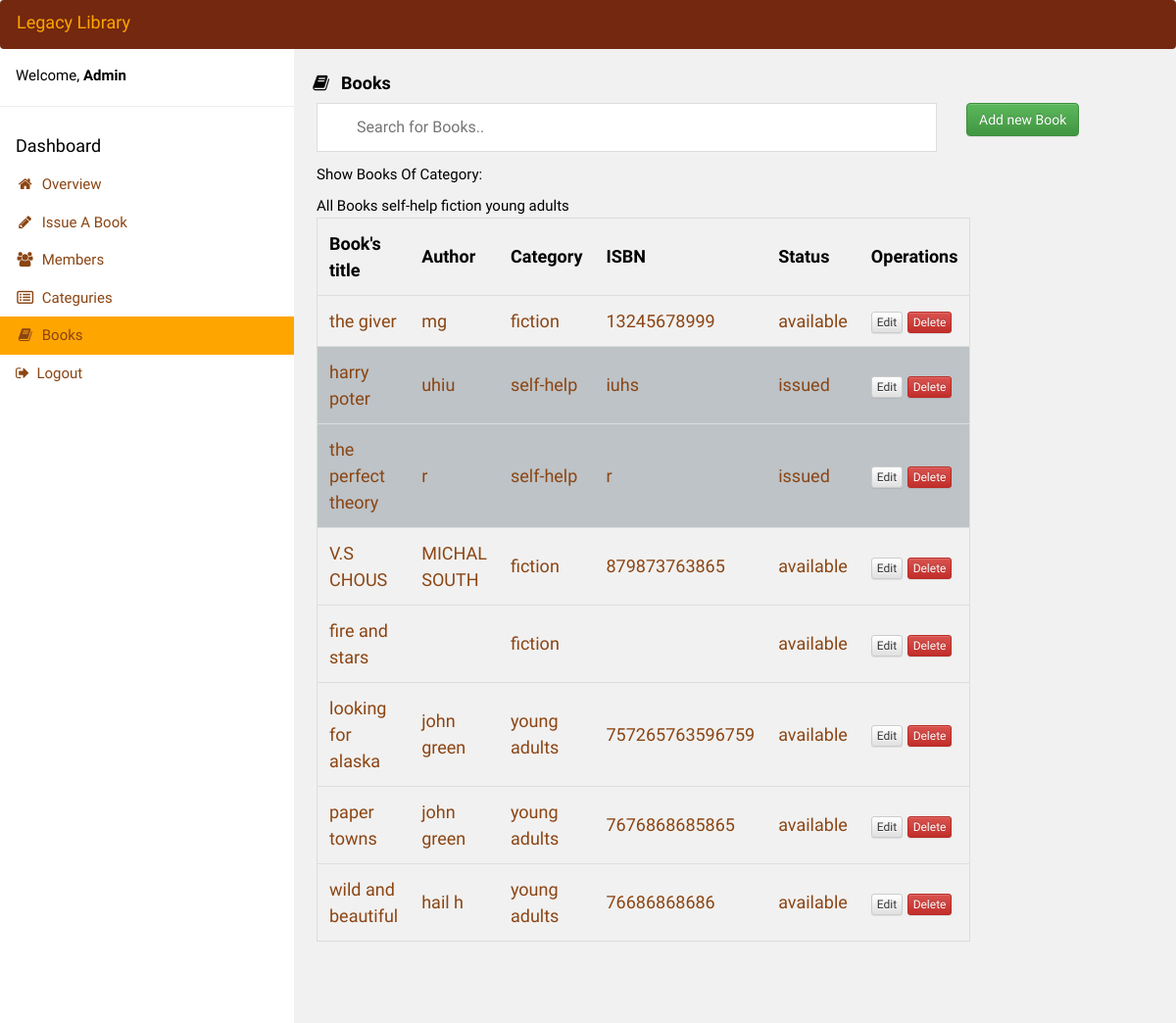
/allbooks2.php (signed in), run on the app's committed database.
### tables this page shows
CREATE TABLE `categories` (
  `ID` int(11) NOT NULL,
  `cat_name` varchar(250) NOT NULL
);

CREATE TABLE `books` (
  `id` int(11) NOT NULL,
  `title` varchar(225) NOT NULL,
  `author` varchar(225) NOT NULL,
  `ISBN` varchar(225) NOT NULL,
  `status` enum('0','1') DEFAULT '0',
  `categoryID` int(11) NOT NULL,
  `book_desc` varchar(255) NOT NULL,
  `image_url` varchar(255) NOT NULL
);

### config/db.php (called while the page is built, shortened)
<?php
$con = mysqli_connect(DB_HOST, DB_USER, DB_PASS, DB_NAME);
function selectSql($sql){
    global $con;
    $results = mysqli_query($con,$sql);
      if(mysqli_num_rows($results) > 0){
        for ($set = array (); $row = mysqli_fetch_assoc($results); $set[] = $row);
        return $set;
    }
    else
        return false;
}
?>

### config/functions.php (called while the page is built, shortened)
<?php
include('db.php');
function get_all_cats(){
    $cats = selectSql('select * from categories');
    if($cats != false){
        return $cats;
    }else{
        return [];
    }
}
function get_books($cat_id, $page = 0, $count = 99999999){
    $from_limit = $page * $count;
    $to_limit = $count;
    if($cat_id != '0')
        $books = selectSql('select categories.* , books.* from books inner join categories on books.categoryID = categories.ID where categories.ID = ' . $cat_id . " limit {$from_limit}, {$to_limit}");
    else
        $books = selectSql("select categories.* , books.* from books inner join categories on books.categoryID = categories.ID limit {$from_limit}, {$to_limit}");
    if($books != false){
        return $books;
    }else{
        return [];
    }
}
?>

### allbooks2.php (the view, shortened to what this page needs)
<?php
include('config/functions.php');
if(is_admin()){
    $cats = get_all_cats();
}else{
    header("Location: error.php");
}
$cats = get_all_cats();
if(isset($_GET['cat']) and trim($_GET['cat']) != ''){
    $books_count = count(get_books($_GET['cat'], 0));
    $books = get_books($_GET['cat']);
}else{
    $books_count = count(get_books('0'));
    $books = get_books('0');
}
?>
<!DOCTYPE html>
<html>
<link rel="stylesheet" href="https://maxcdn.bootstrapcdn.com/bootstrap/3.3.7/css/bootstrap.min.css">
<link rel="stylesheet" href="https://maxcdn.bootstrapcdn.com/bootstrap/3.3.7/css/bootstrap-theme.min.css">
  <link href="font-awesome.css" rel="stylesheet" type="text/css">
  <link href="css/style.css" rel="stylesheet" type="text/css">
<link rel="stylesheet" href="css/stylenav.css">
<link rel="stylesheet" href="css/style.css">
    <body class="w3-light-grey">
<div class="w3-bar w3-top w3-black w3-large navbar" style="z-index:4">
  <span class="w3-bar-item w3-right" style="color: orange;">Legacy Library</span>
</div>
	<nav class="w3-sidebar w3-collapse w3-white w3-animate-left" style="z-index:3;width:300px;" id="mySidebar"><br>
	    <div class="w3-container w3-row">
		<div class="w3-col s8 w3-bar">
		    <span>Welcome, <strong>Admin</strong></span><br>
		</div>
	    </div>
	    <hr>
	    <div class="w3-container">
		<h5>Dashboard</h5>
	    </div>
	    <div class="w3-bar-block">
		<a href="adminDashboard2.php" class="w3-bar-item w3-button w3-padding "
		><i class="fa fa-home fa-fw"></i>  Overview</a>
		<a href="issue2.php" class="w3-bar-item w3-button w3-padding" ><i class="fa fa-pencil fa-fw"></i>  Issue A Book</a>
		<a href="memebrs2.php" class="w3-bar-item w3-button w3-padding" ><i class="fa fa-users  fa-fw"></i>  Members</a>
		<a href="catgs2.php" class="w3-bar-item w3-button w3-padding" ><i class="fa fa-list-alt fa-fw"></i>  Categuries</a>
		<a href="allbooks2.php" class="w3-bar-item w3-button w3-padding" style="background-color:#ffa500;"><i class="fa fa-book fa-fw"></i>  Books</a>
		    <a href="logout.php" class="w3-bar-item w3-button w3-padding"><i class="fa fa-sign-out"></i>  Logout</a>
	    </div>
	</nav>
	<div class="w3-main" style="margin-left:300px;margin-top:43px;">
	    <header class="w3-container" style="padding-top:22px">
		<h5><b><i class="fa fa-book fa-fw"></i>  Books</b></h5>
	    </header>
	    <div class="w3-row-padding w3-margin-bottom">
		<div class="col-md-9">
    <input type="text" id="myInput" onkeyup="myFunction()" placeholder="Search for Books..">
		    <p>
          Show Books Of Category:
        </p>
		    <a href="allbooks2.php?cat=0">All Books</a>
		    <?php foreach($cats as $cat){ ?>
			<a href="allbooks2.php?cat=<?php echo $cat['ID'] ?>"><?php echo stripslashes($cat['cat_name']) ?></a>
		    <?php } ?>
		    <table id="myTable">
			<thead>
			    <tr class="header">
				<th style="width:20%;">Book's title</th>
				<th style="width:20%;">Author</th>
				<th style="width:20%;">Category</th>
				<th style="width:20%;">ISBN</th>
				<th style="width:5%;">Status</th>
				<th style="width:15%;">Operations</th>
			    </tr>
			</thead>
			<tbody>
			    <?php foreach($books as $book){ ?>
				<tr <?php echo ($book['status'] == '0') ? '' : 'class="issuedb"' ?> >
				    <td><?php echo stripslashes($book['title']) ?></td>
				    <td><?php echo stripslashes($book['author']) ?></td>
				    <td><?php echo stripslashes($book['cat_name']) ?></td>
				    <td><?php echo stripslashes($book['ISBN']) ?></td>
				    <td><?php echo ($book['status'] == '0') ? 'available' : 'issued' ?></td>
				    <td>
					<a href="edit.php?id=<?php echo $book['id'] ?>" class="btn btn-default btn-xs">Edit</a>
					<a href="allbooks2.php?del=<?php echo $book['id'] ?>" class="btn btn-danger btn-xs">Delete</a>
				    </td>
			    <?php } ?>
			</tbody>
		    </table>
		    <br >
<br >
<br/>
        </div>
        <div class="col-md-3">
          <a type="a" class="btn btn-success" data-toggle="modal" data-target=".bs-example-modal-sm">Add new Book</a>
        </div>
  </div>
</div>
</body>
</html>

### css/style.css (style rules this page uses)
body { color: #5a5a5a; font-family: 'Lato', sans-serif; }
h1, h2, h3, h4, h5 { font-family: 'Montserrat', sans-serif; }
#myInput { background-image: url('/css/searchicon.png'); background-position: 10px 12px; background-repeat: no-repeat; width: 100%; font-size: 16px; padding: 12px 20px 12px 40px; border: 1px solid #ddd; margin-bottom: 12px; }
#myTable { border-collapse: collapse; width: 100%; border: 1px solid #ddd; font-size: 18px; }
#myTable th, #myTable td { text-align: left; padding: 12px; }
#myTable tr { border-bottom: 1px solid #ddd; }
#myTable tr.header, #myTable tr:hover { background-color: #f1f1f1; }
.issuedb { background: #bdc3c7; }
.w3-bar-item { color:#8b4513; }
td { color:#8b4513; }

### css/stylenav.css (style rules this page uses)
html { box-sizing: border-box }
*, *:before, *:after { box-sizing: inherit }
html { -ms-text-size-adjust: 100%; -webkit-text-size-adjust: 100% }
body { margin: 0 }
article, aside, details, figcaption, figure, footer, header, main, menu, nav, section, summary { display: block }
a { background-color: transparent; -webkit-text-decoration-skip: objects }
hr { box-sizing: content-box; height: 0; overflow: visible }
button, input, select, textarea { font: inherit; margin: 0 }
button, input { overflow: visible }
html, body { font-family: Verdana, sans-serif; font-size: 15px; line-height: 1.5 }
html { overflow-x: hidden }
h5 { font-size: 18px }
h1, h2, h3, h4, h5, h6 { font-family: "Segoe UI", Arial, sans-serif; font-weight: 400; margin: 10px 0 }
hr { border: 0; border-top: 1px solid #eee; margin: 20px 0 }
a { color: inherit }
.w3-btn, .w3-button { border: none; display: inline-block; outline: 0; padding: 8px 16px; vertical-align: middle; overflow: hidden; text-decoration: none; color: inherit; background-color: inherit; text-align: center; cursor: pointer; white-space: nowrap }
.w3-btn, .w3-button { -webkit-touch-callout: none; -webkit-user-select: none; -khtml-user-select: none; -moz-user-select: none; -ms-user-select: none; user-select: none }
.w3-sidebar { height: 100%; width: 200px; background-color: #fff; position: fixed!important; z-index: 1; overflow: auto }
.w3-main, #main { transition: margin-left .4s }
.w3-bar { width: 100%; overflow: hidden; }
.w3-bar .w3-bar-item { padding: 8px 16px; float: left; width: auto; border: none; outline: none; display: block; }
.w3-bar-block .w3-bar-item { width: 100%; display: block; padding: 8px 16px; text-align: left; border: none; outline: none; white-space: normal; float: none; }
.w3-container:after, .w3-container:before, .w3-panel:after, .w3-panel:before, .w3-row:after, .w3-row:before, .w3-row-padding:after, .w3-row-padding:before, .w3-cell-row:before, .w3-cell-row:after, .w3-clear:after, .w3-clear:before, .w3-bar:before, .w3-bar:after { content: ""; display: table; clear: both }
.w3-col, .w3-half, .w3-third, .w3-twothird, .w3-threequarter, .w3-quarter { float: left; width: 100% }
.w3-col.s8 { width: 66.66666% }
@media (min-width:993px) { .w3-sidebar.w3-collapse { display: block!important } }
.w3-top, .w3-bottom { position: fixed; width: 100%; z-index: 1 }
.w3-top { top: 0 }
.w3-row-padding, .w3-row-padding>.w3-half, .w3-row-padding>.w3-third, .w3-row-padding>.w3-twothird, .w3-row-padding>.w3-threequarter, .w3-row-padding>.w3-quarter, .w3-row-padding>.w3-col { padding: 0 8px }
.w3-container, .w3-panel { padding: 0.01em 16px }
.w3-animate-left { position: relative; animation: animateleft 0.4s }
.w3-large { font-size: 18px; }
.w3-margin-bottom { margin-bottom: 16px!important }
.w3-padding { padding: 8px 16px!important }
.w3-right { float: right; }
.w3-white, .w3-hover-white:hover { color: #000!important; background-color: #fff!important }
.w3-black, .w3-hover-black:hover { color: white; background-color: #73280F; }
.w3-light-grey, .w3-hover-light-grey:hover, .w3-light-gray, .w3-hover-light-gray:hover { color: #000!important; background-color: #f1f1f1!important }

### allbooks2.php (style rules this page uses)
html,body,h1,h2,h3,h4,h5 { font-family: "Raleway", sans-serif }

### data on the page
categories: cat_name "self-help"
categories: cat_name "fiction"
categories: cat_name "young adults"
books: title "the giver", author "mg", categoryID.cat_name "fiction", ISBN "13245678999", status "available"
books: title "harry poter", author "uhiu", categoryID.cat_name "self-help", ISBN "iuhs", status "issued"
books: title "the perfect theory", author "r", categoryID.cat_name "self-help", ISBN "r", status "issued"
books: title "V.S CHOUS", author "MICHAL SOUTH", categoryID.cat_name "fiction", ISBN "879873763865", status "available"
books: title "fire and stars", categoryID.cat_name "fiction", status "available"
books: title "looking for alaska", author "john green", categoryID.cat_name "young adults", ISBN "757265763596759", status "available"
books: title "paper towns", author "john green", categoryID.cat_name "young adults", ISBN "7676868685865", status "available"
books: title "wild and beautiful", author "hail h", categoryID.cat_name "young adults", ISBN "76686868686", status "available"
